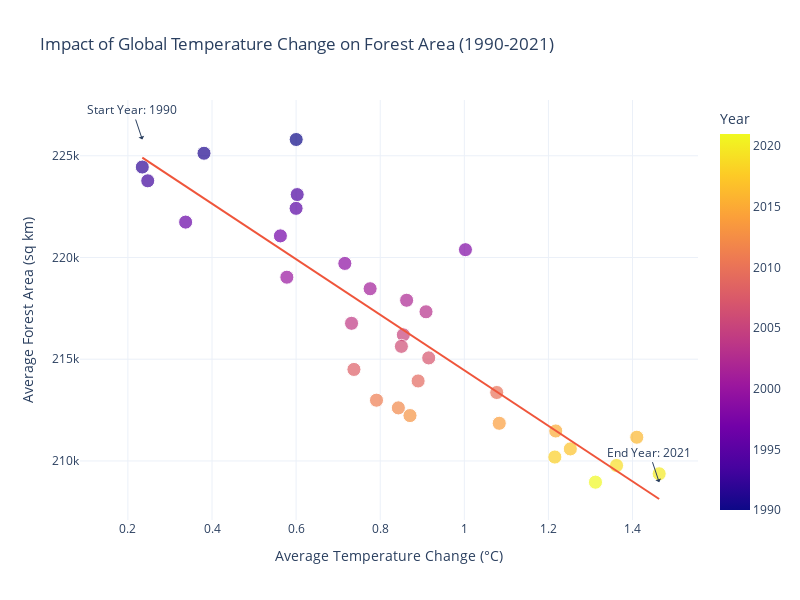

The cell this chart's notebook holds for it:
### Markdown cell above
# Analysis of how temprature changes affect the global temprature

### Code cell
df_temp_melted = df_temp_changes.melt(id_vars=["Country Name"], var_name="Year", value_name="Temperature Change")
df_forest_melted = df_forest_area.melt(id_vars=["Country Name"], var_name="Year", value_name="Forest Area")
df_temp_melted = df_temp_melted[df_temp_melted['Year'].str.isnumeric()]
df_temp_melted['Year'] = df_temp_melted['Year'].astype(int)
df_forest_melted['Year'] = df_forest_melted['Year'].astype(int)
df_merged = pd.merge(df_temp_melted, df_forest_melted, on=["Country Name", "Year"], how="inner")
df_avg = df_merged.groupby('Year').agg({
    'Temperature Change': 'mean',
    'Forest Area': 'mean'
}).reset_index()
fig = px.scatter(df_avg, x='Temperature Change', y='Forest Area',
                 title='Global Forest Area vs. Temperature Change',
                 labels={'Temperature Change': 'Average Temperature Change (°C)', 'Forest Area': 'Average Forest Area (sq km)'},
                 color='Year', size='Year', size_max=10, hover_name='Year',
                 trendline='ols')
fig.update_layout(
    height=600,
    width=800,
    title='Impact of Global Temperature Change on Forest Area (1990-2021)',
    xaxis_title='Average Temperature Change (°C)',
    yaxis_title='Average Forest Area (sq km)',
    template='plotly_white'
)
fig.add_annotation(x=df_avg['Temperature Change'].min(), y=df_avg['Forest Area'].max(),
                   text="Start Year: 1990", showarrow=True, arrowhead=1)
fig.add_annotation(x=df_avg['Temperature Change'].max(), y=df_avg['Forest Area'].min(),
                   text="End Year: 2021", showarrow=True, arrowhead=1)
fig.show()

### Figure 1 — Plotly figure (JSON) as saved in the notebook; plotly's stock layout.template omitted (floating-point values rounded to 4 significant figures)
{"data": [{"hovertemplate": "<b>%{hovertext}</b><br><br>Average Temperature Change (°C)=%{x}<br>Average Forest Area (sq km)=%{y}<br>Year=%{marker.color}<extra></extra>", "hovertext": [1990, 1991, 1992, 1993, 1994, 1995, 1996, 1997, 1998, 1999, 2000, 2001, 2002, 2003, 2004, 2005, 2006, 2007, 2008, 2009, 2010, 2011, 2012, 2013, 2014, 2015, 2016, 2017, 2018, 2019, 2020, 2021], "legendgroup": "", "marker": {"color": [1990, 1991, 1992, 1993, 1994, 1995, 1996, 1997, 1998, 1999, 2000, 2001, 2002, 2003, 2004, 2005, 2006, 2007, 2008, 2009, 2010, 2011, 2012, 2013, 2014, 2015, 2016, 2017, 2018, 2019, 2020, 2021], "coloraxis": "coloraxis", "size": [1990, 1991, 1992, 1993, 1994, 1995, 1996, 1997, 1998, 1999, 2000, 2001, 2002, 2003, 2004, 2005, 2006, 2007, 2008, 2009, 2010, 2011, 2012, 2013, 2014, 2015, 2016, 2017, 2018, 2019, 2020, 2021], "sizemode": "area", "sizeref": 20.21, "symbol": "circle"}, "mode": "markers", "name": "", "orientation": "v", "showlegend": false, "type": "scatter", "x": [0.6002, 0.381, 0.2343, 0.2472, 0.6026, 0.6, 0.3373, 0.5627, 1.003, 0.7159, 0.578, 0.776, 0.8628, 0.9089, 0.7318, 0.855, 0.8504, 0.9153, 0.7375, 0.8901, 1.077, 0.7912, 0.8431, 0.8708, 1.083, 1.217, 1.41, 1.252, 1.215, 1.362, 1.463, 1.312], "xaxis": "x", "y": [225800.0, 225100.0, 224400.0, 223800.0, 223100.0, 222400.0, 221700.0, 221100.0, 220400.0, 219700.0, 219000.0, 218500.0, 217900.0, 217300.0, 216800.0, 216200.0, 215600.0, 215100.0, 214500.0, 213900.0, 213400.0, 213000.0, 212600.0, 212200.0, 211900.0, 211500.0, 211200.0, 210600.0, 210200.0, 209800.0, 209400.0, 209000.0], "yaxis": "y"}, {"hovertemplate": "<b>OLS trendline</b><br>Forest Area = -13653.1 * Temperature Change + 228108<br>R<sup>2</sup>=0.768599<br><br>Average Temperature Change (°C)=%{x}<br>Average Forest Area (sq km)=%{y} <b>(trend)</b><extra></extra>", "legendgroup": "", "marker": {"symbol": "circle"}, "mode": "lines", "name": "", "showlegend": false, "type": "scatter", "x": [0.2343, 0.2472, 0.3373, 0.381, 0.5627, 0.578, 0.6, 0.6002, 0.6026, 0.7159, 0.7318, 0.7375, 0.776, 0.7912, 0.8431, 0.8504, 0.855, 0.8628, 0.8708, 0.8901, 0.9089, 0.9153, 1.003, 1.077, 1.083, 1.215, 1.217, 1.252, 1.312, 1.362, 1.41, 1.463], "xaxis": "x", "y": [224900.0, 224700.0, 223500.0, 222900.0, 220400.0, 220200.0, 219900.0, 219900.0, 219900.0, 218300.0, 218100.0, 218000.0, 217500.0, 217300.0, 216600.0, 216500.0, 216400.0, 216300.0, 216200.0, 216000.0, 215700.0, 215600.0, 214400.0, 213400.0, 213300.0, 211500.0, 211500.0, 211000.0, 210200.0, 209500.0, 208900.0, 208100.0], "yaxis": "y"}], "layout": {"annotations": [{"arrowhead": 1, "showarrow": true, "text": "Start Year: 1990", "x": 0.2343, "y": 225800.0}, {"arrowhead": 1, "showarrow": true, "text": "End Year: 2021", "x": 1.463, "y": 209000.0}], "coloraxis": {"colorbar": {"title": {"text": "Year"}}, "colorscale": [[0, "#0d0887"], [0.1111, "#46039f"], [0.2222, "#7201a8"], [0.3333, "#9c179e"], [0.4444, "#bd3786"], [0.5556, "#d8576b"], [0.6667, "#ed7953"], [0.7778, "#fb9f3a"], [0.8889, "#fdca26"], [1, "#f0f921"]]}, "dragmode": "zoom", "height": 600, "legend": {"itemsizing": "constant", "tracegroupgap": 0}, "title": {"text": "Impact of Global Temperature Change on Forest Area (1990-2021)"}, "width": 800, "xaxis": {"anchor": "y", "autorange": false, "domain": [0, 1], "range": [0.08613, 1.556], "title": {"text": "Average Temperature Change (°C)"}, "type": "linear"}, "yaxis": {"anchor": "x", "autorange": false, "domain": [0, 1], "range": [207100.0, 227700.0], "title": {"text": "Average Forest Area (sq km)"}, "type": "linear"}}}
